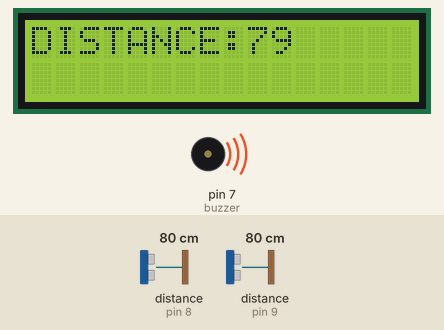
A sketch run on a simulated Arduino Uno, built with avr-gcc and run on an emulated ATmega328P. Shown: 16×2 character LCD, buzzer (waves = sounding). Wiring (inferred from the names in the program): 2 × ultrasonic range finder: trigger pin 6, echo pin 9 / trigger pin 10, echo pin 8. The inputs (shaded band) are chosen by the test bench; at power-on: distance to the obstacle (sensors on pin 8, pin 9) 80 cm. The echo pulse lasts 58.3 µs per cm.

Above: at 0.2 s.
1.3 s: distance to the obstacle (sensor on pin 8) set to 2 cm
At 6.7 s:
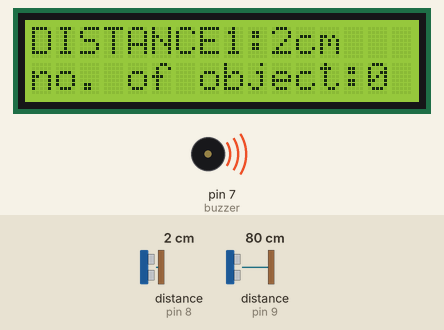
10.8 s: distance to the obstacle (sensor on pin 9) set to 2 cm
At 13.3 s:
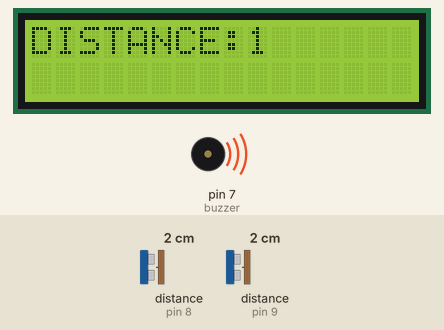
15.9 s: distance to the obstacle (sensor on pin 8) set to 4 cm
At 19.2 s:
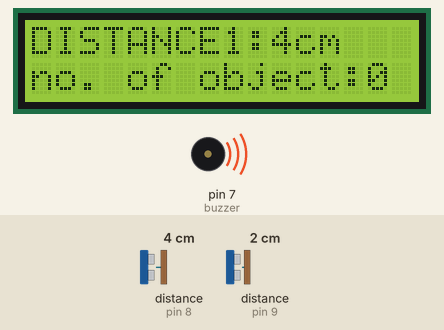
21.0 s: distance to the obstacle (sensor on pin 9) set to 4 cm
At 25.6 s:
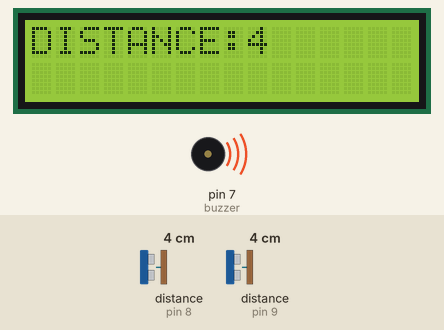
26.3 s: distance to the obstacle (sensor on pin 8) set to 9 cm
At 31.4 s:
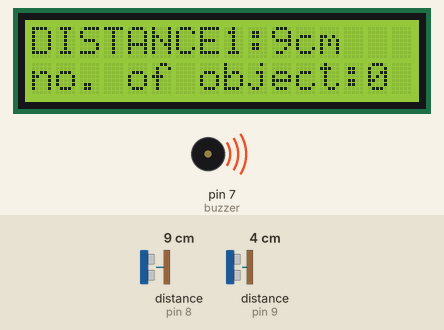
32.5 s: distance to the obstacle (sensor on pin 9) set to 9 cm
At 33.4 s:
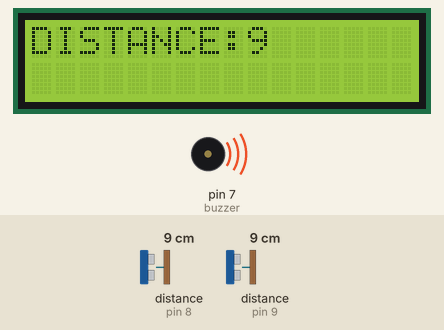
Timing chart, 0 to 35.5 s (numbered marks = the images above; inputs shaded):
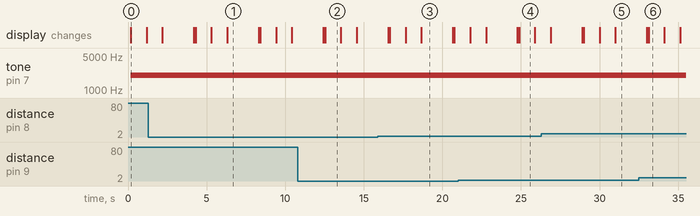

The sketch:

sketch_apr12a.ino
```cpp
#include<LiquidCrystal.h>
const int trigger = 6;
const int echo = 9;
const int trigger1 = 10;
const int echo1 = 8;
const int buzzer = 7;
int count = 0;
long duration = 0;
int distance = 0;
long duration1 = 0;
int distance1 = 0;
LiquidCrystal lcd(12,11,5,4,3,2);
void setup()
{
pinMode(trigger, OUTPUT);
pinMode(echo, INPUT);
pinMode(trigger1, OUTPUT);
pinMode(echo1, INPUT);
pinMode(buzzer, OUTPUT);
lcd.begin(16,2);
lcd.clear();
}
void loop()
{
lcd.clear();
digitalWrite(trigger,HIGH);
delayMicroseconds(1000);
digitalWrite(trigger,LOW);
delayMicroseconds(10);
duration = pulseIn(echo,HIGH);
distance = (duration/2)/29.1;
digitalWrite(trigger1,HIGH);
delayMicroseconds(1000);
digitalWrite(trigger1,LOW);
delayMicroseconds(10);
duration1 = pulseIn(echo1,HIGH);
distance1 = (duration1/2)/29.1;
delay(100);
if (distance<520)
 {
tone(buzzer,2000);
count++;
 }
 if (distance1<520)
 {
tone(buzzer,2000);
count--;
 }
else
noTone(buzzer);
lcd.clear();
lcd.print("DISTANCE:");
lcd.print(distance);
delay(1000);
lcd.clear();
delay(1000);
lcd.print("DISTANCE1:");
lcd.print(distance1);
lcd.print("cm");
lcd.setCursor(0,1);
lcd.print("no. of object:");
lcd.print(count);
delay(1000);
Serial.print("DISTANCE");
Serial.print(distance);
Serial.print("cm");
delay(1000);
 }
```

Measured:
- what the display in image 0 shows lasts 1.0 s, from 0.2 s to 1.2 s
- what the display in image 1 shows lasts 2.0 s, from 6.3 s to 8.3 s
